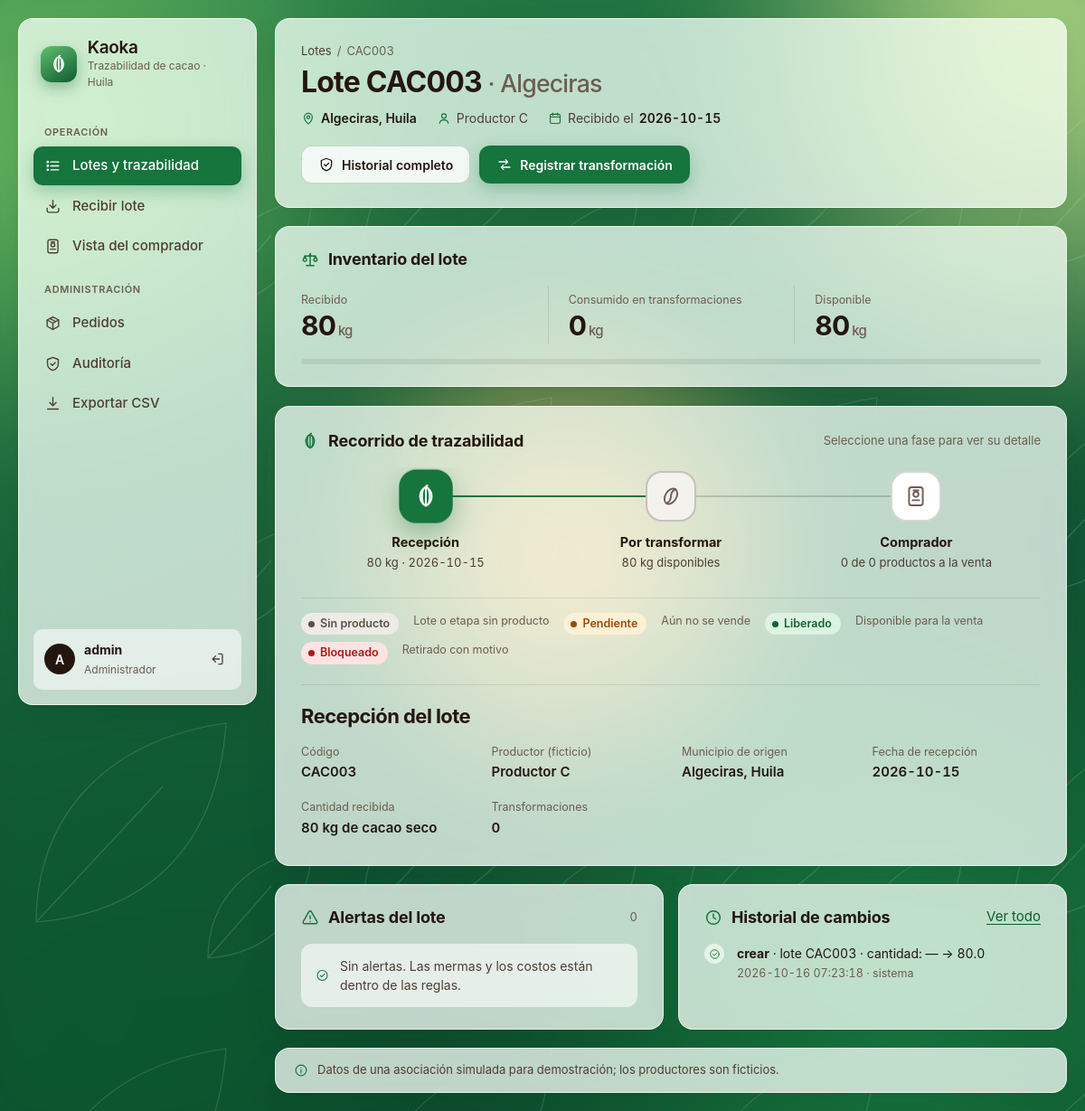
The app's page /lotes/CAC003 (signed in) with its own data.
### tables this page shows
CREATE TABLE lotes (
    codigo          TEXT NOT NULL PRIMARY KEY CHECK (length(trim(codigo)) > 0),
    productor       TEXT NOT NULL CHECK (length(trim(productor)) > 0),
    origen          TEXT NOT NULL CHECK (length(trim(origen)) > 0),
    fecha_recepcion TEXT NOT NULL CHECK (length(trim(fecha_recepcion)) > 0),  
    cantidad        REAL NOT NULL CHECK (cantidad > 0),
    unidad          TEXT NOT NULL DEFAULT 'kg' CHECK (length(trim(unidad)) > 0),
    creado_por      TEXT NOT NULL,                   
    creado_en       TEXT NOT NULL DEFAULT (datetime('now', 'localtime'))
);

CREATE TABLE auditoria (
    id             INTEGER PRIMARY KEY AUTOINCREMENT,
    usuario        TEXT NOT NULL CHECK (length(trim(usuario)) > 0),   
    fecha          TEXT NOT NULL DEFAULT (datetime('now', 'localtime')),
    accion         TEXT NOT NULL CHECK (length(trim(accion)) > 0),
    entidad        TEXT NOT NULL CHECK (length(trim(entidad)) > 0),
    entidad_id     TEXT,                                              
    campo          TEXT,
    valor_anterior TEXT,
    valor_nuevo    TEXT
);

### src/lotes.py (the view)
@bp_lotes.route("/lotes/<codigo>")
@login_requerido
def detalle(codigo):
    codigo = codigo.upper()
    datos = trazabilidad(obtener_db(), codigo)
    if datos is None:
        abort(404)
    historial = []
    if g.rol == "admin":
        historial = obtener_db().execute(
            "SELECT * FROM auditoria WHERE entidad_id = ? OR entidad_id LIKE ? ORDER BY id DESC LIMIT 12",
            (codigo, f"P-{codigo}-%"),
        ).fetchall()
    return render_template("lote_detalle.html", error=request.args.get("error", ""),
                           historial=historial, **datos)

### src/app.py (called while the page is built)
@app.template_filter("kg")
def formato_kg(valor):
    return f"{valor:g}".replace(".", ",") if valor is not None else "—"

### src/auth.py (called while the page is built)
def login_requerido(vista):
    @wraps(vista)
    def envoltura(*args, **kwargs):
        if "usuario" not in session:
            return redirect(url_for("auth.login"))
        g.usuario, g.rol = session["usuario"], session["rol"]
        return vista(*args, **kwargs)
    return envoltura

### src/db.py (called while the page is built)
def obtener_db():
    if "db" not in g:
        g.db = sqlite3.connect(RUTA_DB)
        g.db.row_factory = sqlite3.Row
        g.db.execute("PRAGMA foreign_keys = ON")
    return g.db

def cerrar_db(error=None):
    db = g.pop("db", None)
    if db is not None:
        db.close()

### src/templates/lote_detalle.html (shortened to what this page needs)
{% extends "base.html" %}
{% from "_iconos.html" import icono, icono_etapa, estado %}
{% block contenido %}
{% set es_admin = session.rol == 'admin' %}
{% set con_producto = etapas|selectattr('producto')|list %}
{% set liberados = con_producto|selectattr('estado', 'equalto', 'liberado')|list %}
{% set alertas_por_etapa = {} %}
{% for a in alertas %}{% set _ = alertas_por_etapa.setdefault(a.transformacion_id, []).append(a) %}{% endfor %}
{% set pct_consumo = (lote.consumido / lote.recibido * 100) if lote.recibido else 0 %}
<header class="encabezado vidrio aparece">
  <div>
    <nav class="migas" aria-label="Ruta">
      <a href="{{ url_for('lotes.lista_lotes') }}">Lotes</a><span aria-hidden="true">/</span><span>{{ lote.codigo }}</span>
    </nav>
    <h1 class="titulo">Lote {{ lote.codigo }} <small>· {{ lote.origen }}</small></h1>
    <p class="placa">
      <span>{{ icono('mapa') }}<b>{{ lote.origen }}, Huila</b></span>
      <span>{{ icono('persona') }}{{ lote.productor }}</span>
      <span>{{ icono('calendario') }}Recibido el <b>{{ lote.fecha_recepcion }}</b></span>
    </p>
  </div>
  <div class="acciones">
    {% if es_admin %}
    <a class="boton boton-secundario" href="{{ url_for('auth.auditoria', q=lote.codigo) }}">{{ icono('escudo') }}Historial completo</a>
    {% endif %}
    {% if lote.disponible > 0 %}
    <a class="boton boton-primario" href="{{ url_for('lotes.transformar', codigo=lote.codigo) }}">{{ icono('transformar') }}Registrar transformación</a>
    {% endif %}
  </div>
</header>
<section class="panel vidrio aparece" aria-labelledby="t-inventario">
  <div class="panel-titulo">
    <h2 id="t-inventario">{{ icono('balanza') }}Inventario del lote</h2>
  </div>
  <div class="inventario">
    <div><span>Recibido</span><b>{{ lote.recibido|kg }}<small>{{ lote.unidad }}</small></b></div>
    <div><span>Consumido en transformaciones</span><b>{{ lote.consumido|kg }}<small>{{ lote.unidad }}</small></b></div>
    <div><span>Disponible</span><b>{{ lote.disponible|kg }}<small>{{ lote.unidad }}</small></b></div>
  </div>
  <div class="barra" role="img" aria-label="Consumido {{ '%.0f'|format(pct_consumo) }} % del lote"><i style="width: {{ '%.1f'|format(pct_consumo) }}%"></i></div>
</section>
<section class="pipeline vidrio aparece" aria-labelledby="t-recorrido" data-pipeline>
  <div class="panel-titulo">
    <h2 id="t-recorrido">{{ icono('mazorca') }}Recorrido de trazabilidad</h2>
    <p>Seleccione una fase para ver su detalle</p>
  </div>
  <ol class="pipeline-pista">
    <li class="fase hecha">
      <button class="nodo" type="button" aria-pressed="false" aria-controls="fase-recepcion" data-fase>
      </button>
      <div class="fase-texto">
        <p class="fase-nombre">Recepción</p>
        <p class="fase-dato">{{ lote.recibido|kg }} {{ lote.unidad }} · {{ lote.fecha_recepcion }}</p>
      </div>
    </li>
    {% if lote.disponible > 0 %}
    <li class="fase f-sin">
      <button class="nodo" type="button" aria-pressed="false" aria-controls="fase-disponible" data-fase>
      </button>
      <div class="fase-texto">
        <p class="fase-nombre">Por transformar</p>
        <p class="fase-dato">{{ lote.disponible|kg }} {{ lote.unidad }} disponibles</p>
      </div>
    </li>
    {% endif %}
    <li class="fase {{ 'hecha' if liberados }}">
      <button class="nodo" type="button" aria-pressed="false" aria-controls="fase-comprador" data-fase>
      </button>
      <div class="fase-texto">
        <p class="fase-nombre">Comprador</p>
        <p class="fase-dato">{{ liberados|length }} de {{ con_producto|length }} producto{{ 's' if con_producto|length != 1 }} a la venta</p>
      </div>
    </li>
  </ol>
  <p class="leyenda" aria-label="Leyenda de estados">
    {{ estado('') }} Lote o etapa sin producto
    {{ estado('pendiente') }} Aún no se vende
    {{ estado('liberado') }} Disponible para la venta
    {{ estado('bloqueado') }} Retirado con motivo
  </p>
  <hr class="separador">
  <div class="detalle-fase" id="fase-recepcion" tabindex="-1">
    <h3 class="panel-titulo"><span class="titulo" style="font-size:22px">Recepción del lote</span></h3>
    <dl class="datos">
      <div><dt>Código</dt><dd>{{ lote.codigo }}</dd></div>
      <div><dt>Productor (ficticio)</dt><dd>{{ lote.productor }}</dd></div>
      <div><dt>Municipio de origen</dt><dd>{{ lote.origen }}, Huila</dd></div>
      <div><dt>Fecha de recepción</dt><dd>{{ lote.fecha_recepcion }}</dd></div>
      <div><dt>Cantidad recibida</dt><dd>{{ lote.recibido|kg }} {{ lote.unidad }} de cacao seco</dd></div>
      <div><dt>Transformaciones</dt><dd>{{ etapas|length }}</dd></div>
    </dl>
  </div>
</section>
<div class="indicadores" style="grid-template-columns: repeat(auto-fit, minmax(320px, 1fr))">
  <section class="panel vidrio aparece" aria-labelledby="t-alertas">
    <div class="panel-titulo"><h2 id="t-alertas">{{ icono('alerta') }}Alertas del lote</h2><p>{{ alertas|length }}</p></div>
    {% if alertas %}
    <div class="alertas">
      {% for a in alertas %}
      <details class="alerta-item">
        <summary>{{ icono('alerta') }}{{ a.regla }}<span class="chev">{{ icono('chev') }}</span></summary>
        <div class="alerta-cuerpo"><b>Causa:</b> {{ a.causa }}.<br><small>{{ a.creada_en }}</small></div>
      </details>
      {% endfor %}
    </div>
    {% else %}
    <p class="vacio">{{ icono('ok') }}Sin alertas. Las mermas y los costos están dentro de las reglas.</p>
    {% endif %}
  </section>
  {% if es_admin %}
  <section class="panel vidrio aparece" aria-labelledby="t-historial">
    <div class="panel-titulo"><h2 id="t-historial">{{ icono('reloj') }}Historial de cambios</h2><a href="{{ url_for('auth.auditoria', q=lote.codigo) }}">Ver todo</a></div>
    {% if historial %}
    <ol class="historial">
      {% for h in historial %}
      <li class="{{ 'denegado' if h.accion.startswith('DENEGADO') }}">
        <span class="punto">{{ icono('bloqueo' if h.accion.startswith('DENEGADO') else 'ok') }}</span>
        <div>
          <p><b>{{ h.accion }}</b> · {{ h.entidad }} {{ h.entidad_id }}{% if h.campo %} · {{ h.campo }}: {{ h.valor_anterior or '—' }} → {{ h.valor_nuevo }}{% endif %}</p>
          <small>{{ h.fecha }} · {{ h.usuario }}</small>
        </div>
      </li>
      {% endfor %}
    </ol>
    {% else %}
    <p class="vacio">{{ icono('info') }}Aún no hay cambios registrados.</p>
    {% endif %}
  </section>
  {% endif %}
</div>
{% endblock %}

### src/templates/_iconos.html (shortened to what this page needs)
{% macro estado(valor) -%}
{%- set clases = {'pendiente': 'pendiente', 'liberado': 'liberado', 'bloqueado': 'bloqueado'} -%}
<span class="estado estado-{{ clases.get(valor, 'sin') }}">{{ {'pendiente': 'Pendiente', 'liberado': 'Liberado', 'bloqueado': 'Bloqueado'}.get(valor, 'Sin producto') }}</span>
{%- endmacro %}

### records on screen
lotes: codigo "CAC003", origen "Algeciras", productor "Productor C", fecha_recepcion "2026-10-15", recibido|kg "80", unidad "kg"
auditoria: accion "crear", entidad "lote", entidad_id "CAC003", campo "cantidad", valor_anterior "—", valor_nuevo "80.0", fecha "2026-10-16 07:23:18", usuario "sistema"

### other values on screen
{{ (session.usuario or '?')[0] }} "A"
{{ session.usuario }} "admin"
{{ 'Administrador' if session.rol == 'admin' else 'Operador de planta' }} "Administrador"
{{ lote.consumido|kg }} "0"
{{ lote.disponible|kg }} "80"
{{ liberados|length }} "0"
{{ con_producto|length }} "0"
{{ 's' if con_producto|length != 1 }} "s"
{{ etapas|length }} "0"
{{ alertas|length }} "0"
